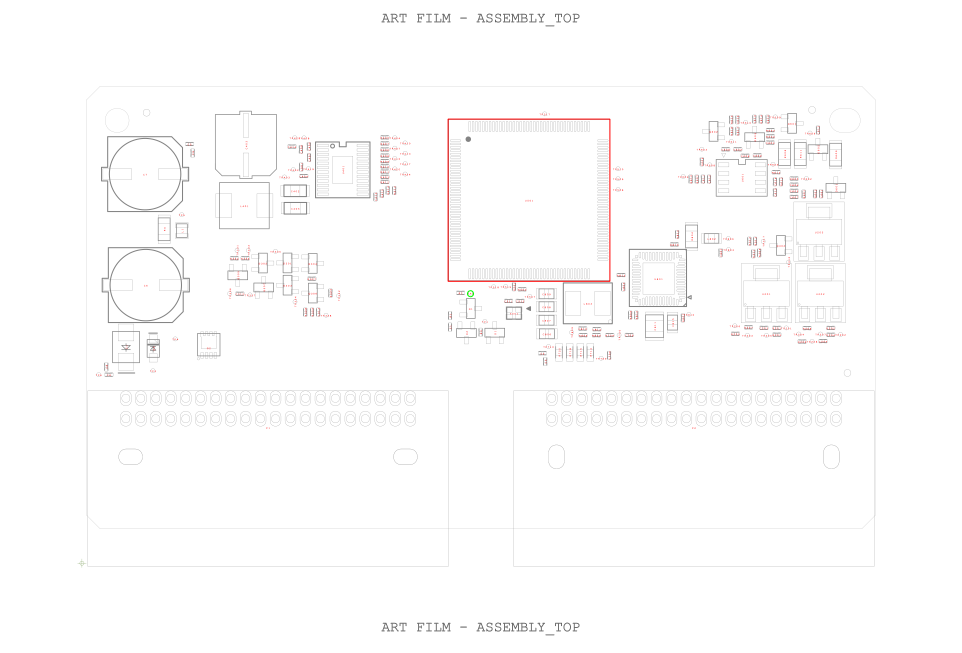
#> input picture new_vlm_agent/tests/case10_assembly_largest_ic_box.png, 4810 x 3264 px (shown at 1/5 size)
$ python -i case10_dual_roi_refine.py   (imports and definitions only)
#> lines starting #> are read from the running program, lines starting #| are printed output that depends on the picture; after the words box and inside, x2 and y2 are one past the last pixel; in counts of white or black regions, pixels touching at a corner belong together
#> further down, picture is the input picture: shape (3264, 4810, 3); mean B, G, R 252.3, 252.3, 252.8
"""case_010 Part D path A: locator-side reference graph → VLM multi-point approx → QC overlay → snap.

Primary flow
------------
0. ``run_build_locator_refs_from_workspace`` — after ``debug/step04_locator_roi_crop.png``,
   writes ``debug/case10_dual_roi_locator_refs.json`` + ``debug/step04_locator_roi_refs.png``
   (OpenCV boxes/circles + tp→ref edges + **pairwise** ref–ref / tp–ref distances &
   vectors in ``pairwise_roi``, so the anchor set is a rigid graph for VLM→board matching).

1. VLM reads ``step04_locator_roi_refs.png``, ``case10_dual_roi_locator_refs.json``,
   ``step04_roi_crop.png`` → ``case10_tp_dual_roi_direct_vlm.json`` including
   ``board_roi_target_px_approx`` and ``board_roi_reference_approx`` (same ``ref_id`` as JSON).

2. ``run_write_approx_overlay_from_workspace`` — ``debug/step04_dual_roi_approx_only.png``
   (board ROI + tp approx + optional ref crosses/lines; no OpenCV pad candidates).

3. Agent ``view_image`` that PNG, checks consistency, may revise approx **at most once**.

4. ``run_dual_roi_finalize_from_workspace`` — default **no CV snap**: center =
   VLM ``board_roi_target_px_approx``; radius = ``tp_green_radius_px`` × scale,
   where **scale** is median(ref–ref board / ref–ref locator), else median(tp–ref
   board / tp–ref locator). Optional legacy **snap** when ``geom_refine.mode`` is
   ``snap_nearest_in_search_radius``.

Fallback (optional): ``enumerate`` / ``apply_pick`` when snap fails or is ambiguous.

Expected cwd: workspace root (``WORKSPACE`` env or ``--workspace``).
"""

from __future__ import annotations

import json
import math
import os
import sys
from pathlib import Path
from typing import Any

import cv2
import numpy as np

CAND_JSON = "case10_tp_dual_roi_direct_candidates.json"
CAND_PNG = "step04_dual_roi_direct_candidates.png"
VLM_JSON = "case10_tp_dual_roi_direct_vlm.json"
PICK_JSON = "case10_tp_dual_roi_vlm_pick.json"
REFINED_JSON = "case10_tp_dual_roi_direct_refined.json"
ROI_PNG = "step04_roi_crop.png"
LOCATOR_ROI_PNG = "step04_locator_roi_crop.png"
LOCATOR_REFS_JSON = "case10_dual_roi_locator_refs.json"
LOCATOR_REFS_PNG = "step04_locator_roi_refs.png"
APPROX_ONLY_PNG = "step04_dual_roi_approx_only.png"
SNAP_PNG = "step04_dual_roi_direct_snap.png"

# BGR palette for reference markers on board overlay (target stays magenta).
_REF_OVERLAY_COLORS_BGR: list[tuple[int, int, int]] = [
    (0, 255, 255),  # yellow
    (0, 165, 255),  # orange
    (255, 128, 0),  # azure / blue-orange
    (203, 192, 255),  # pink
    (147, 20, 255),  # violet
]


# [116 lines left out: functions _circularity, _merge_dupes, _hough_circle_candidates, _detect_candidates, _merged_circle_detections, not called in this run]


def _green_tp_mask_bgr(bgr: np.ndarray) -> np.ndarray:
    """Union mask for Step1 / Part0 green TP mark (HSV + BGR, same band as Step3 tools)."""
    hsv = cv2.cvtColor(bgr, cv2.COLOR_BGR2HSV)
#> hsv: shape (3264, 4810, 3); mean H, S, V 0, 0.5, 252.9
    m_hsv = cv2.inRange(hsv, np.array([40, 100, 100]), np.array([80, 255, 255]))
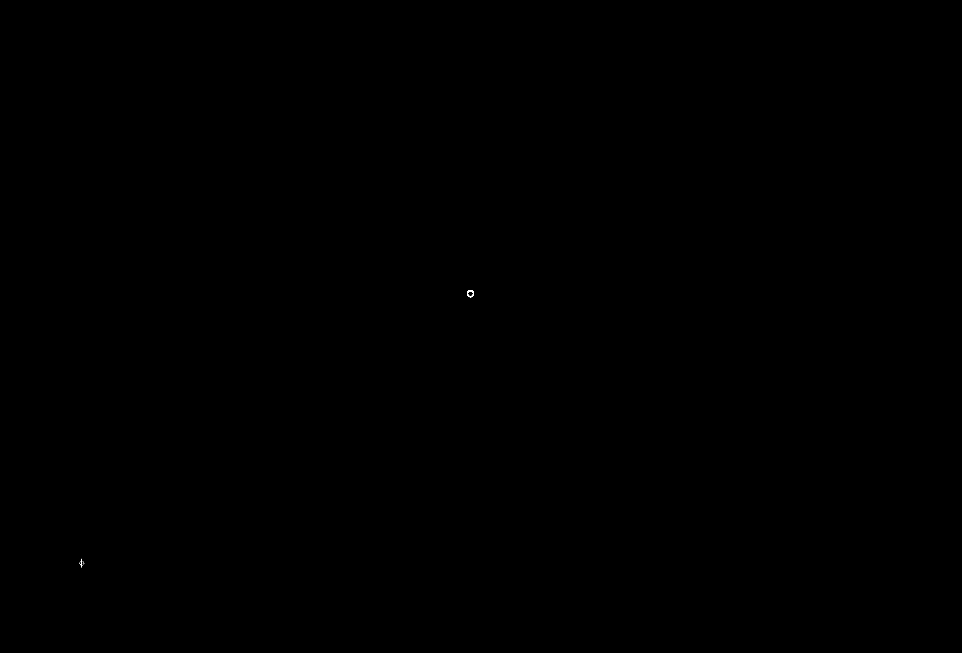
#> m_hsv: shape (3264, 4810) (shown at 1/5 size); 0% white; 16 white regions (14 under 20 px), largest, box (x1, y1, x2, y2) and area: (2335, 1451, 2370, 1486) 476, (408, 2794, 412, 2838) 49
    b, g, r = cv2.split(bgr)
    m_dom = ((g > 100) & (r < 160) & (b < 160) & (g > r + 20) & (g > b + 20)).astype(np.uint8) * 255
#> m_dom: shape (3264, 4810); 0% white; 6 white regions (4 under 20 px), largest, box (x1, y1, x2, y2) and area: (2335, 1451, 2370, 1486) 476, (388, 2794, 431, 2838) 120
    m_pure = ((g >= 200) & (r <= 80) & (b <= 80)).astype(np.uint8) * 255
#> m_pure: shape (3264, 4810); 0% white; 1 white region, box (x1, y1, x2, y2) and area: (2335, 1451, 2370, 1486) 476
    mask = cv2.bitwise_or(m_hsv, m_dom)
    mask = cv2.bitwise_or(mask, m_pure)
    k_close = cv2.getStructuringElement(cv2.MORPH_ELLIPSE, (7, 7))
    mask = cv2.morphologyEx(mask, cv2.MORPH_CLOSE, k_close)
#> mask: shape (3264, 4810); 0% white; 2 white regions, box (x1, y1, x2, y2) and area: (2335, 1451, 2370, 1486) 476, (388, 2794, 431, 2838) 232
    mask = cv2.morphologyEx(mask, cv2.MORPH_OPEN, np.ones((3, 3), np.uint8))
#> mask: shape (3264, 4810); 0% white; 6 white regions
    return mask


def _detect_green_tp_center(bgr: np.ndarray) -> tuple[float, float, float] | None:
    """Green TP circle on locator / assembly raster → (cx, cy, radius_px).

    Uses the same HSV band as ``crop_green_tp_neighborhood_on_locator`` / Step3 mapping,
    plus BGR fallbacks for ``cv2.circle(..., (0,255,0))`` strokes and hollow rings.

    If the standard morph-open'd mask yields too few pixels (e.g. thin circle on PDF raster),
    falls back to a close-only mask to avoid over-erosion of the green stroke.
    """
    mask = _green_tp_mask_bgr(bgr)
    # ---- fallback: close-only mask for thin green circles ----
    mask_close_only: np.ndarray | None = None
    if int(mask.sum()) < 40:
        mask_close_only = _green_tp_mask_close_only(bgr)
        if int(mask_close_only.sum()) >= 40:
            mask = mask_close_only

    result = _extract_green_tp_from_mask(mask)
    if result is not None:
        return result

    # Retry with close-only fallback when the open(3x3) eroded a thin circle
    if mask_close_only is None:
        mask_close_only = _green_tp_mask_close_only(bgr)
    if mask_close_only is not None and int(mask_close_only.sum()) >= 40:
        result = _extract_green_tp_from_mask(mask_close_only)
        if result is not None:
            return result

    return None


def _extract_green_tp_from_mask(mask: np.ndarray) -> tuple[float, float, float] | None:
    """Given a binary mask, try to find the largest green-TP circle and return (cx, cy, r)."""
    n_labels, labels, stats, centroids = cv2.connectedComponentsWithStats(
        mask, connectivity=8
    )
#> labels: shape (3264, 4810) int32; 7 distinct labels, from 0 to 6
#> n_labels = 7; stats = [[0, 0, 4810, 3264, 15699230], [2335, 1451, 35, 35, 476], [407, 2804, 6, 5, 24], [397, 2814, 7, 5, 28], [406, 2814, 7, 5, 27], [416, 2814, 7, 5, 28], [406, 2823, 7, 5, 27]]; centroids = [[2404.5, 1631.5], [2352, 1468], [409.4, 2806], [399.9, 2815.9], [409, 2816], [418.9, 2816.1], [409, 2825]]
    if n_labels > 1:
        best_i = 1 + int(np.argmax(stats[1:, cv2.CC_STAT_AREA]))
#> best_i = 1
        area = int(stats[best_i, cv2.CC_STAT_AREA])
#> area = 476
        if area >= 20:
            comp = (labels == best_i).astype(np.uint8) * 255
            contours, _ = cv2.findContours(
                comp, cv2.RETR_EXTERNAL, cv2.CHAIN_APPROX_SIMPLE
            )
#> contours = 1 contour; box (x1, y1, x2, y2) and area: (2335, 1451, 2370, 1486) 916
            if contours:
                best = max(contours, key=cv2.contourArea)
#> best = contour of 40 points, box (x1, y1, x2, y2) (2335, 1451, 2370, 1486), area 916
                (cx, cy), rad = cv2.minEnclosingCircle(best)
#> cx = 2352; cy = 1468; rad = 17.49
                return float(cx), float(cy), float(max(rad, 4.0))

    contours, _ = cv2.findContours(mask, cv2.RETR_EXTERNAL, cv2.CHAIN_APPROX_SIMPLE)
    if not contours:
        return None
    best = max(contours, key=cv2.contourArea)
    if cv2.contourArea(best) < 15.0:
        return None
    (cx, cy), rad = cv2.minEnclosingCircle(best)
    return float(cx), float(cy), float(max(rad, 4.0))


# [669 lines left out: functions _green_tp_mask_close_only, _polar_from_tp, _node_sort_key, build_pairwise_roi, _rect_like_references, _pad_circle_references and 7 more, not called in this run]


def run_snap_nearest_from_workspace(workspace: os.PathLike[str] | str | None = None) -> dict[str, Any]:
    """Alias for agents/CLI: same as :func:`run_dual_roi_finalize_from_workspace`."""
    return run_dual_roi_finalize_from_workspace(workspace)


# [247 lines left out: functions _run_snap_nearest_only, run_enumerate_from_workspace, run_apply_pick_from_workspace, not called in this run]


# [38 lines not run here, left out]

>>> import cv2
>>> picture = cv2.imread('tests/case10_assembly_largest_ic_box.png')
>>> result = _detect_green_tp_center(picture)
#> in _detect_green_tp_center, `result = _extract_green_tp_from_mask(mask)`: result = (2352, 1468, 17.49)
#> result = (2352, 1468, 17.49)
